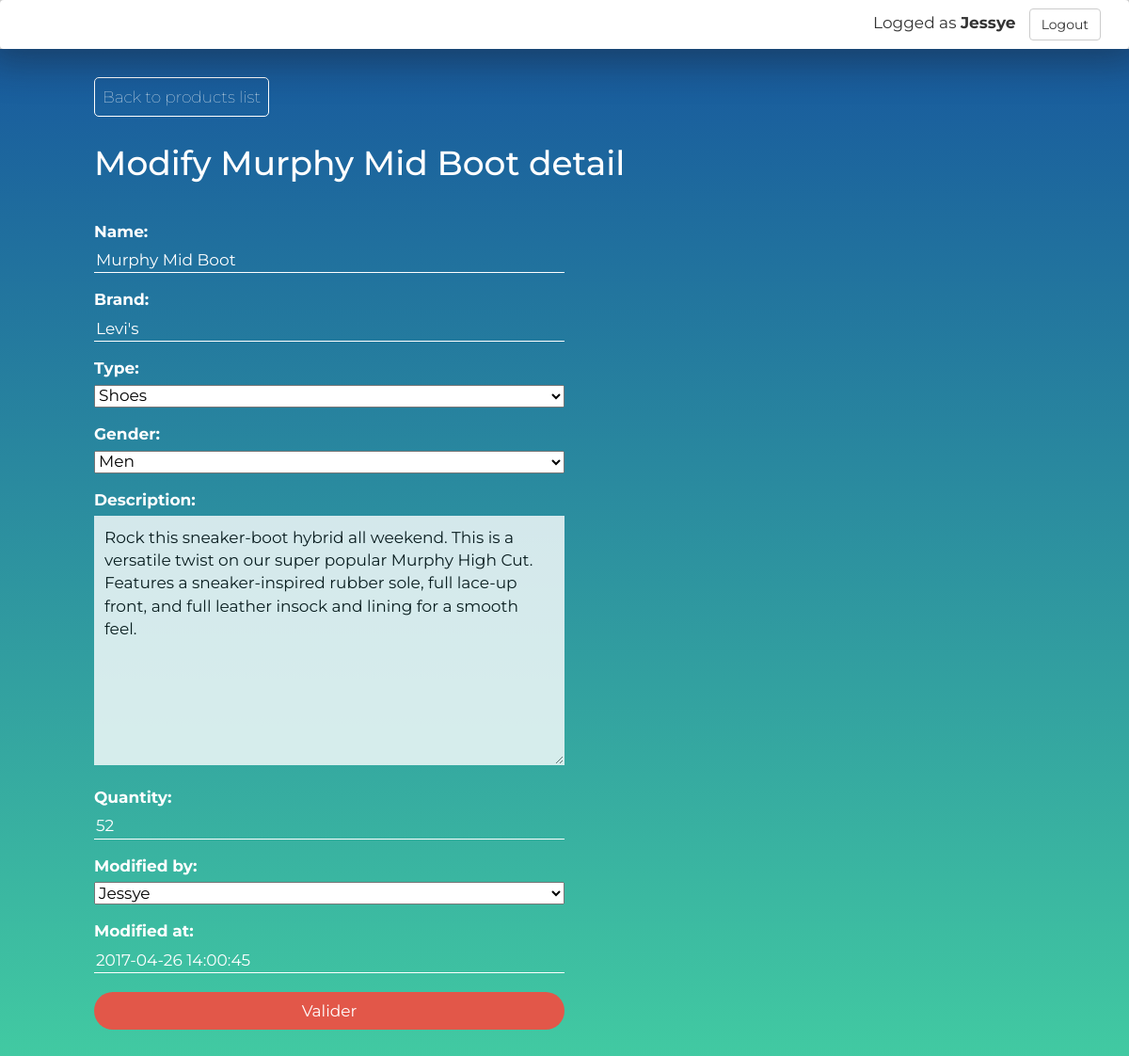
/8/update/ (signed in), run on the app's committed database.
### inventory/models.py (models this page shows, shortened)
class Parano(models.Model):
    created_by = models.ForeignKey(
        'Member',
        verbose_name="Created by",
        related_name="%(app_label)s_%(class)s_creator",
        null=True,
        blank=True,
    )
    modified_by = models.ForeignKey(
        'Member',
        verbose_name="Modified by",
        related_name="%(app_label)s_%(class)s_modificator",
        null=True,
        blank=True,
    )
    created_at = models.DateTimeField(
        verbose_name="Created at",
        null=True,
        blank=True,
        default= timezone.now()
    )
    modified_at = models.DateTimeField(
        verbose_name="Modified at",
        null=True,
        blank=True,
        default= timezone.now()
    )
    class Meta:
        abstract = True
        app_label = "inventory"

class Product(Parano, models.Model):
    name = models.CharField(
        max_length=60,
        verbose_name="Name",
        null=True,
        blank=False
    )
    brand = models.CharField(
        max_length=60,
        verbose_name="Brand",
        null=True,
        blank=True
    )
    gender_choices = (
        ('Men', 'Men'),
        ('Women', 'Women')
    )
    gender = models.CharField(
        max_length=20,
        choices=gender_choices,
        null=True
    )
    type_choices = (
         ('Pant', 'Pant'),
         ('Shirt', 'Shirt'),
         ('Dress', 'Dress'),
         ('Shoes', 'Shoes')
    )
    type = models.CharField(
        max_length=50,
        choices=type_choices,
        null=True
    )
    quantity = models.IntegerField(
        null = True,
        blank = False,
        verbose_name = "Quantity"
    )
    description = models.TextField(
        verbose_name="Description",
        null=True,
        blank=True
    )
    class Meta:
        app_label = "inventory"

### inventory/views.py (the view)
# urls.py: url(r'^(?P<pk>\d+)/update/', ProductUpdateView.as_view(), name='product-update'),
class ProductUpdateView(UpdateView):
    model = Product
    form_class = ProductCreateForm
    template_name = "inventory/product-update.html"

### inventory/forms.py
class ProductCreateForm(forms.ModelForm):
    class Meta:
        model = Product
        fields = ('name', 'brand', 'type', 'gender', 'description', 'quantity', 'modified_by', 'modified_at')

### inventory/models.py (called while the page is built)
    def __str__(self):
        return str(self.user.username)

### inventory/templates/inventory/product-update.html (shortened to what this page needs)
{% load staticfiles %}
<!DOCTYPE html>
<html lang="en">
<head>
    <link rel="stylesheet" href="//maxcdn.bootstrapcdn.com/bootstrap/3.2.0/css/bootstrap.min.css">
    <link rel="stylesheet" href="{% static 'css/styles.css' %}" />
</head>
<body>
    <nav class="navbar">
        <div class="container-fluid">
            <div class="navbar-header pull-right">
                <span>Logged as <b>{{ user.username }}&nbsp;&nbsp;</b></span>
                <a href="{% url 'django.contrib.auth.views.logout' %}?next=/login" class="btn btn-default navbar-btn">Logout</a>
            </div>
        </div>
    </nav>
    <section id="create_page">
        <div class="wrap">
            <a href="/list" class="small-btn">Back to products list</a>
            <h1>Modify {{product.name}} detail</h1>
            <form action="." method="POST">
                {{form.as_p}}
                <input type="submit" value="Valider">
            </form>
        </div>
    </section>
</body>
</html>

### inventory/static/css/styles.css (style rules this page uses)
html { height: 100%; }
body { width: 100%; height: 100%; display: inline-block; font-family: 'Montserrat', sans-serif; font-size: 17px; }
.navbar { margin-bottom: 0; box-shadow: 0px 0px 40px 14px rgba(25,25,25,0.4); -webkit-box-shadow: 0px 0px 40px 14px rgba(25,25,25,0.4); -moz-box-shadow: 0px 0px 40px 14px rgba(25,25,25,0.4); padding: 0 14px; }
section { padding: 20px 0 60px 0; }
.wrap { width: 1000px; margin: auto; }
.small-btn { display: inline-block; width: auto; border: solid 1px #fff; font-weight: 700; color: #fff; border-radius: 5px; padding: 8px; font-weight: 100; transition: all 0.2s ease-in-out; margin: 10px 0; }
#create_page { background: #43cea2; background: -webkit-linear-gradient(bottom, #43cea2, #185a9d); background: -moz-linear-gradient(bottom, #43cea2, #185a9d); background: -o-linear-gradient(bottom, #43cea2, #185a9d); background: linear-gradient(to top, #43cea2, #185a9d); width: 100%; color: #fff; }
#create_page form { margin-top: 40px; }
#create_page form label { display: block; margin-top: 16px; }
#create_page form input { border: 0; border-bottom: solid 1px white; background-color: transparent; }
#create_page form select { color: black; }
#create_page form textarea { background-color: white; opacity: 0.8; border: solid 1px white; padding: 10px; color: black; }
#create_page form input[type='submit'] { background-color: #E25749; color: #fff; border-bottom: 0; padding: 8px 20px; border-radius: 20px; margin: 10px 0; transition: all 0.2s ease-in-out; }
#create_page form textarea, input, select { width: 80%; max-width: 500px; }

### data on the page
Product: name "Murphy Mid Boot", brand "Levi's", type "Shoes", gender "Men", description "Rock this sneaker-boot hybrid all weekend. This is a versatile twist on our super popular Murphy High Cut. Features a sneaker-inspired rubber sole, full lace-up front, and full leather insock and lining for a smooth feel.", quantity "52", modified_by "Jessye", modified_at "2017-04-26 14:00:45"

### other printed values
{{ user.username }} "Jessye"
